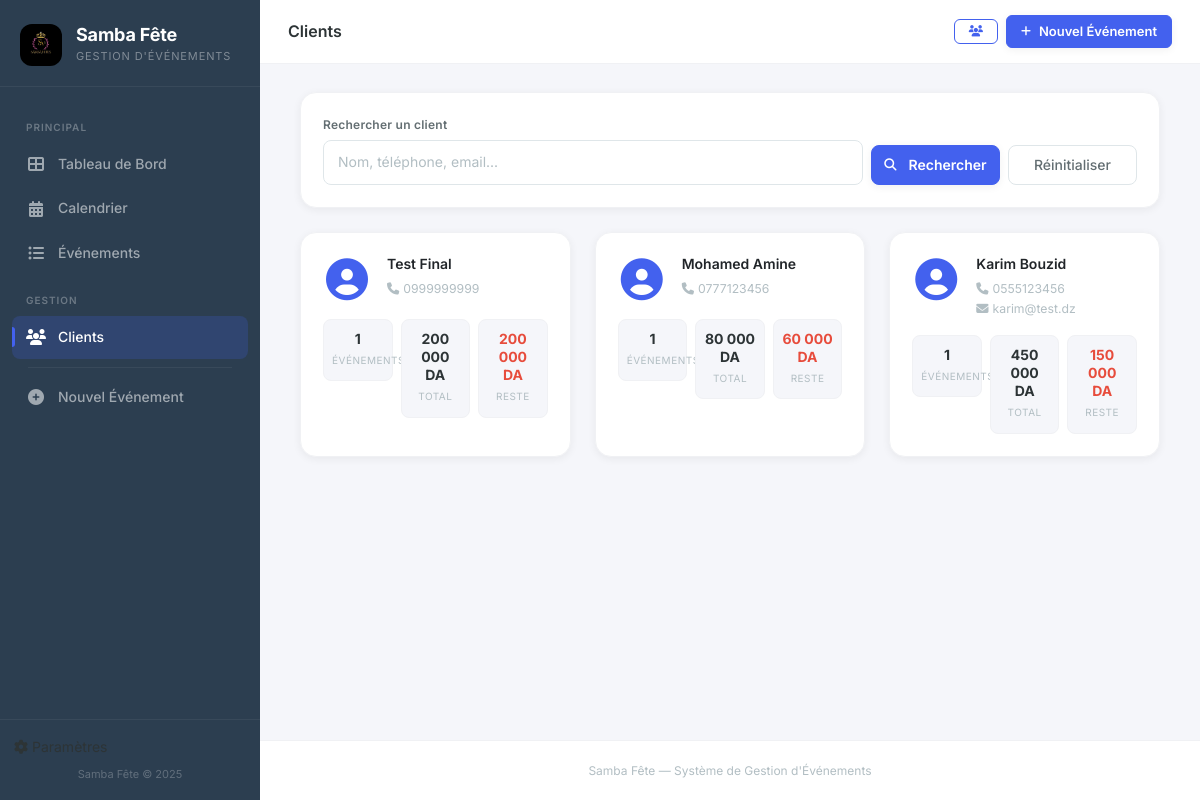
The app's page /clients, older data.
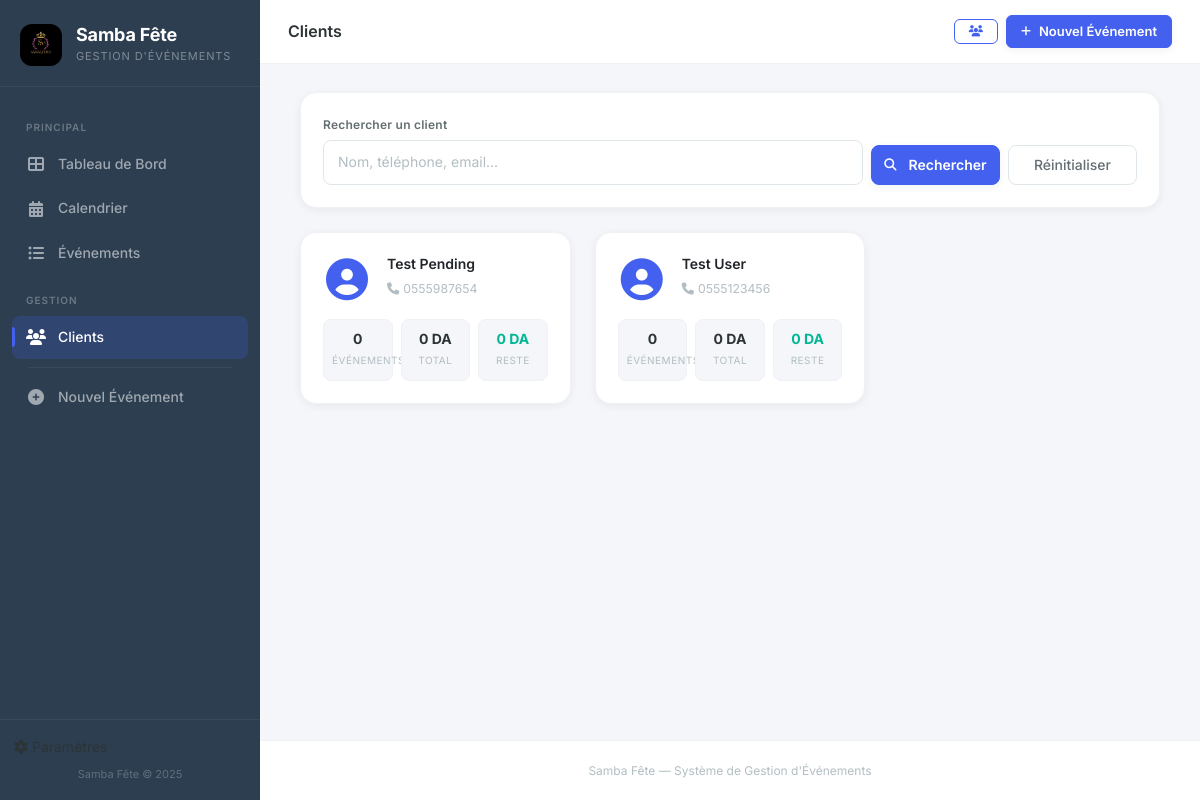
The same page, newer data.
### tables this page shows
CREATE TABLE clients (
            id INTEGER PRIMARY KEY AUTOINCREMENT,
            name TEXT NOT NULL,
            phone TEXT NOT NULL,
            phone2 TEXT,
            email TEXT,
            address TEXT,
            created_at TEXT DEFAULT (datetime('now','localtime'))
        );

### app.py (the view)
@app.route('/clients')
def client_list():
    db = get_db()
    search = request.args.get('q', '').strip()
    query = ("SELECT c.*, "
             "(SELECT COUNT(*) FROM events WHERE client_id=c.id) as event_count, "
             "(SELECT COALESCE(SUM(p.amount),0) FROM payments p JOIN events e ON p.event_id=e.id WHERE e.client_id=c.id) as total_paid, "
             "(SELECT COALESCE(SUM(e.total_amount),0) FROM events e WHERE e.client_id=c.id) as total_owed "
             "FROM clients c WHERE 1=1")
    params = []
    if search:
        query += " AND (c.name LIKE ? OR c.phone LIKE ? OR c.email LIKE ?)"
        params.extend([f'%{search}%', f'%{search}%', f'%{search}%'])
    query += " ORDER BY c.created_at DESC"
    clients = db.execute(query, params).fetchall()
    db.close()
    return render_template('client_list.html', clients=clients, search=search)

### app.py (called while the page is built)
def format_da(amount):
    try:
        return f"{float(amount):,.0f} DA".replace(",", " ")
    except (ValueError, TypeError):
        return "0 DA"

### models.py (called while the page is built)
def get_db():
    conn = sqlite3.connect(DB_PATH, timeout=10)
    conn.row_factory = sqlite3.Row
    conn.execute("PRAGMA foreign_keys = ON")
    return conn

### templates/client_list.html (shortened to what this page needs)
{% extends "base.html" %}
{% block page_title %}Clients{% endblock %}
{% block content %}
<div class="container-fluid">
    <div class="card-custom mb-4">
        <div class="card-body-custom">
            <form method="GET" class="row g-2 align-items-end">
                <div class="col-md-8">
                    <label class="form-label-elegant">Rechercher un client</label>
                    <input type="text" name="q" class="form-input-elegant"
                           placeholder="Nom, téléphone, email..." value="{{ search }}">
                </div>
                <div class="col-md-2">
                    <button type="submit" class="btn btn-primary w-100">
                        <i class="fas fa-search me-1"></i> Rechercher
                    </button>
                </div>
                <div class="col-md-2">
                    <a href="{{ url_for('client_list') }}" class="btn btn-outline-secondary w-100">
                        Réinitialiser
                    </a>
                </div>
            </form>
        </div>
    </div>
    {% if clients %}
    <div class="row g-4">
        {% for c in clients %}
        <div class="col-md-6 col-lg-4">
            <a href="{{ url_for('client_detail', client_id=c.id) }}" class="text-decoration-none">
                <div class="card-custom client-card h-100">
                    <div class="card-body-custom">
                        <div class="d-flex align-items-start mb-3">
                            <div class="client-avatar me-3">
                                <i class="fas fa-user-circle fa-3x" style="color: var(--blue);"></i>
                            </div>
                            <div class="flex-grow-1">
                                <h5 class="mb-1 text-dark">{{ c.name }}</h5>
                                <small class="text-muted">
                                    <i class="fas fa-phone me-1"></i>{{ c.phone }}
                                </small>
                                {% if c.email %}
                                <small class="text-muted d-block">
                                    <i class="fas fa-envelope me-1"></i>{{ c.email }}
                                </small>
                                {% endif %}
                            </div>
                        </div>
                        <div class="row g-2 text-center">
                            <div class="col-4">
                                <div class="stat-mini">
                                    <span class="stat-mini-value">{{ c.event_count }}</span>
                                    <span class="stat-mini-label">Événements</span>
                                </div>
                            </div>
                            <div class="col-4">
                                <div class="stat-mini">
                                    <span class="stat-mini-value">{{ c.total_owed | format_da }}</span>
                                    <span class="stat-mini-label">Total</span>
                                </div>
                            </div>
                            <div class="col-4">
                                <div class="stat-mini">
                                    {% set remaining = c.total_owed - c.total_paid %}
                                    <span class="stat-mini-value {% if remaining > 0 %}text-danger{% else %}text-success{% endif %}">
                                        {{ remaining | format_da }}
                                    </span>
                                    <span class="stat-mini-label">Reste</span>
                                </div>
                            </div>
                        </div>
                    </div>
                </div>
            </a>
        </div>
        {% endfor %}
    </div>
    {% endif %}
</div>
{% endblock %}

Row changes from the older to the newer data that the page shows:
removed clients: name "Test Final", phone "0999999999", event_count "1", total_owed "200 000 DA", remaining "200 000 DA"
removed clients: name "Mohamed Amine", phone "0777123456", event_count "1", total_owed "80 000 DA", remaining "60 000 DA"
removed clients: name "Karim Bouzid", phone "0555123456", email "karim@test.dz", event_count "1", total_owed "450 000 DA", remaining "150 000 DA"
added clients: name "Test Pending", phone "0555987654", event_count "0", total_owed "0 DA", remaining "0 DA"
added clients: name "Test User", phone "0555123456", event_count "0", total_owed "0 DA", remaining "0 DA"
